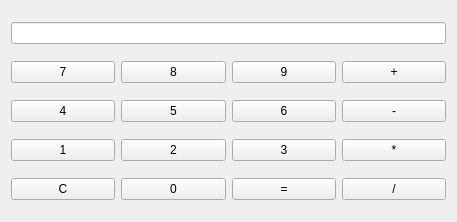
<?xml version="1.0" encoding="UTF-8"?>
<ui version="4.0">
 <class>Widget</class>
 <widget class="QWidget" name="Widget">
  <property name="geometry">
   <rect>
    <x>0</x>
    <y>0</y>
    <width>457</width>
    <height>222</height>
   </rect>
  </property>
  <property name="windowTitle">
   <string>Widget</string>
  </property>
  <layout class="QGridLayout" name="gridLayout">
   <item row="0" column="0" colspan="4">
    <widget class="QLineEdit" name="lineEdit"/>
   </item>
   <item row="1" column="0">
    <widget class="QPushButton" name="pushButton7">
     <property name="text">
      <string>7</string>
     </property>
    </widget>
   </item>
   <item row="1" column="1">
    <widget class="QPushButton" name="pushButton8">
     <property name="text">
      <string>8</string>
     </property>
    </widget>
   </item>
   <item row="1" column="2">
    <widget class="QPushButton" name="pushButton9">
     <property name="text">
      <string>9</string>
     </property>
    </widget>
   </item>
   <item row="1" column="3">
    <widget class="QPushButton" name="pushButtonPlus">
     <property name="text">
      <string>+</string>
     </property>
    </widget>
   </item>
   <item row="2" column="0">
    <widget class="QPushButton" name="pushButton4">
     <property name="text">
      <string>4</string>
     </property>
    </widget>
   </item>
   <item row="2" column="1">
    <widget class="QPushButton" name="pushButton5">
     <property name="text">
      <string>5</string>
     </property>
    </widget>
   </item>
   <item row="2" column="2">
    <widget class="QPushButton" name="pushButton6">
     <property name="text">
      <string>6</string>
     </property>
    </widget>
   </item>
   <item row="2" column="3">
    <widget class="QPushButton" name="pushButtonMoins">
     <property name="text">
      <string>-</string>
     </property>
    </widget>
   </item>
   <item row="3" column="0">
    <widget class="QPushButton" name="pushButton1">
     <property name="text">
      <string>1</string>
     </property>
    </widget>
   </item>
   <item row="3" column="1">
    <widget class="QPushButton" name="pushButton2">
     <property name="text">
      <string>2</string>
     </property>
    </widget>
   </item>
   <item row="3" column="2">
    <widget class="QPushButton" name="pushButton3">
     <property name="text">
      <string>3</string>
     </property>
    </widget>
   </item>
   <item row="3" column="3">
    <widget class="QPushButton" name="pushButtonMulti">
     <property name="text">
      <string>*</string>
     </property>
    </widget>
   </item>
   <item row="4" column="0">
    <widget class="QPushButton" name="pushButtonClear">
     <property name="text">
      <string>C</string>
     </property>
    </widget>
   </item>
   <item row="4" column="1">
    <widget class="QPushButton" name="pushButton0">
     <property name="text">
      <string>0</string>
     </property>
    </widget>
   </item>
   <item row="4" column="2">
    <widget class="QPushButton" name="pushButtonEgal">
     <property name="text">
      <string>=</string>
     </property>
    </widget>
   </item>
   <item row="4" column="3">
    <widget class="QPushButton" name="pushButtonDiv">
     <property name="text">
      <string>/</string>
     </property>
    </widget>
   </item>
  </layout>
 </widget>
 <layoutdefault spacing="6" margin="11"/>
 <resources/>
 <connections/>
</ui>
